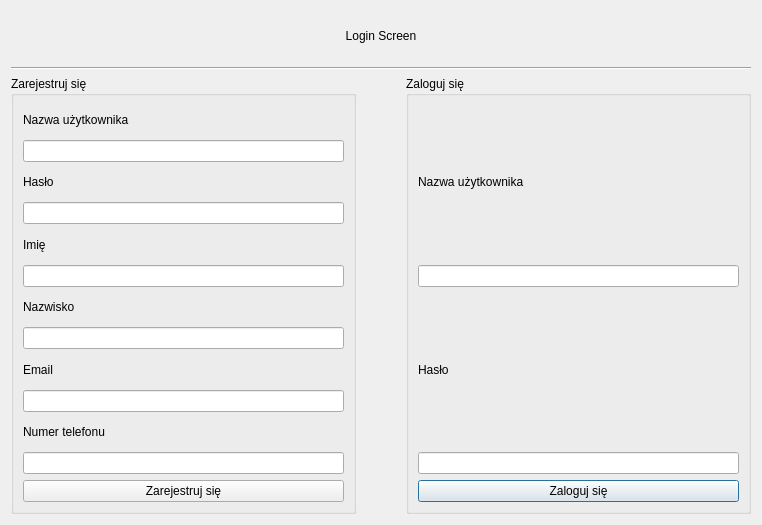
<?xml version="1.0" encoding="UTF-8"?>
<ui version="4.0">
 <class>LoginScreen</class>
 <widget class="QDialog" name="LoginScreen">
  <property name="geometry">
   <rect>
    <x>0</x>
    <y>0</y>
    <width>762</width>
    <height>525</height>
   </rect>
  </property>
  <property name="maximumSize">
   <size>
    <width>762</width>
    <height>525</height>
   </size>
  </property>
  <property name="windowTitle">
   <string>Dialog</string>
  </property>
  <layout class="QGridLayout" name="gridLayout">
   <property name="horizontalSpacing">
    <number>50</number>
   </property>
   <item row="1" column="0" colspan="2">
    <widget class="Line" name="line">
     <property name="orientation">
      <enum>Qt::Orientation::Horizontal</enum>
     </property>
    </widget>
   </item>
   <item row="2" column="1">
    <widget class="QGroupBox" name="LoginBoxV">
     <property name="title">
      <string>Zaloguj się</string>
     </property>
     <layout class="QVBoxLayout" name="verticalLayout_3">
      <item>
       <layout class="QVBoxLayout" name="LoginLoginLayoutV">
        <item>
         <widget class="QLabel" name="LoginLoginLaber">
          <property name="text">
           <string>Nazwa użytkownika</string>
          </property>
         </widget>
        </item>
        <item>
         <widget class="QLineEdit" name="LoginLoginText"/>
        </item>
       </layout>
      </item>
      <item>
       <layout class="QVBoxLayout" name="LoginPassLayoutV">
        <item>
         <widget class="QLabel" name="LoginPassLabel">
          <property name="text">
           <string>Hasło</string>
          </property>
         </widget>
        </item>
        <item>
         <widget class="QLineEdit" name="LoginPassText">
          <property name="echoMode">
           <enum>QLineEdit::EchoMode::Password</enum>
          </property>
         </widget>
        </item>
       </layout>
      </item>
      <item>
       <widget class="QPushButton" name="LoginBTN">
        <property name="text">
         <string>Zaloguj się</string>
        </property>
       </widget>
      </item>
     </layout>
    </widget>
   </item>
   <item row="0" column="0" colspan="2">
    <widget class="QLabel" name="MainLabel">
     <property name="sizePolicy">
      <sizepolicy hsizetype="Preferred" vsizetype="Fixed">
       <horstretch>0</horstretch>
       <verstretch>0</verstretch>
      </sizepolicy>
     </property>
     <property name="minimumSize">
      <size>
       <width>0</width>
       <height>50</height>
      </size>
     </property>
     <property name="text">
      <string>Login Screen</string>
     </property>
     <property name="alignment">
      <set>Qt::AlignmentFlag::AlignCenter</set>
     </property>
    </widget>
   </item>
   <item row="2" column="0">
    <widget class="QGroupBox" name="RegisterBox">
     <property name="title">
      <string>Zarejestruj się</string>
     </property>
     <layout class="QVBoxLayout" name="verticalLayout">
      <item>
       <layout class="QVBoxLayout" name="RegLoginLayoutV">
        <item>
         <widget class="QLabel" name="RegLoginLabel">
          <property name="text">
           <string>Nazwa użytkownika</string>
          </property>
         </widget>
        </item>
        <item>
         <widget class="QLineEdit" name="RegLoginText"/>
        </item>
       </layout>
      </item>
      <item>
       <layout class="QVBoxLayout" name="RegPassLayoutV">
        <item>
         <widget class="QLabel" name="RegPassLabel">
          <property name="text">
           <string>Hasło</string>
          </property>
         </widget>
        </item>
        <item>
         <widget class="QLineEdit" name="RegPassText">
          <property name="echoMode">
           <enum>QLineEdit::EchoMode::Password</enum>
          </property>
         </widget>
        </item>
       </layout>
      </item>
      <item>
       <layout class="QVBoxLayout" name="RegFirstNameLayoutV">
        <item>
         <widget class="QLabel" name="RegFirstNameLabel">
          <property name="text">
           <string>Imię</string>
          </property>
         </widget>
        </item>
        <item>
         <widget class="QLineEdit" name="RegFirstNameText"/>
        </item>
       </layout>
      </item>
      <item>
       <layout class="QVBoxLayout" name="RegLastNameLayoutV">
        <item>
         <widget class="QLabel" name="RegLastNameLabel">
          <property name="text">
           <string>Nazwisko</string>
          </property>
         </widget>
        </item>
        <item>
         <widget class="QLineEdit" name="RegLastNameText"/>
        </item>
       </layout>
      </item>
      <item>
       <layout class="QVBoxLayout" name="RegEmailLayoutV">
        <item>
         <widget class="QLabel" name="RegEmailLabel">
          <property name="text">
           <string>Email</string>
          </property>
         </widget>
        </item>
        <item>
         <widget class="QLineEdit" name="RegEmailText"/>
        </item>
       </layout>
      </item>
      <item>
       <layout class="QVBoxLayout" name="RegNrLayoutV">
        <item>
         <widget class="QLabel" name="RegNrLabel">
          <property name="text">
           <string>Numer telefonu</string>
          </property>
         </widget>
        </item>
        <item>
         <widget class="QLineEdit" name="RegNrText">
          <property name="inputMethodHints">
           <set>Qt::InputMethodHint::ImhDigitsOnly</set>
          </property>
         </widget>
        </item>
       </layout>
      </item>
      <item>
       <widget class="QPushButton" name="RegisterBTN">
        <property name="text">
         <string>Zarejestruj się</string>
        </property>
       </widget>
      </item>
     </layout>
    </widget>
   </item>
  </layout>
 </widget>
 <tabstops>
  <tabstop>LoginBTN</tabstop>
  <tabstop>RegisterBTN</tabstop>
  <tabstop>LoginLoginText</tabstop>
  <tabstop>RegLoginText</tabstop>
  <tabstop>LoginPassText</tabstop>
  <tabstop>RegPassText</tabstop>
  <tabstop>RegEmailText</tabstop>
  <tabstop>RegNrText</tabstop>
 </tabstops>
 <resources/>
 <connections/>
</ui>
